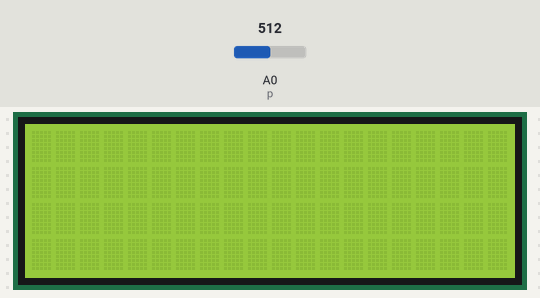
Bench run of a sketch on a simulated Arduino Uno, built with avr-gcc and run on an emulated ATmega328P. On the bench: 20×4 character LCD. Inputs (shaded band) come from the test bench; at power-on: A0 (p) = 512. What the sketch prints to the serial monitor is not drawn.

Above: at 1.2 s.
1.3 s: A0 (p) set to 486
At 2.5 s:
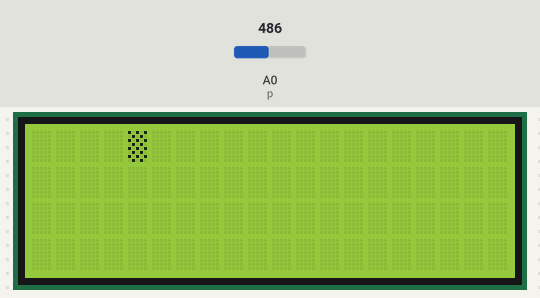
2.8 s: A0 (p) set to 412
4.3 s: A0 (p) set to 390
At 5.1 s:
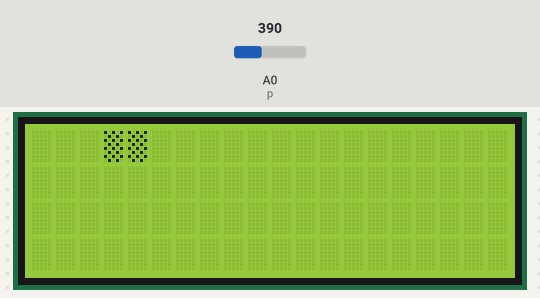
5.8 s: A0 (p) set to 310
7.3 s: A0 (p) set to 289
At 8.5 s:
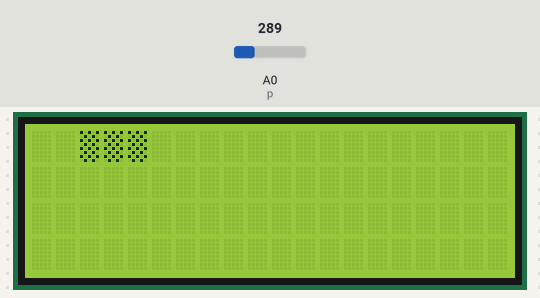
8.8 s: A0 (p) set to 90
At 10.3 s:
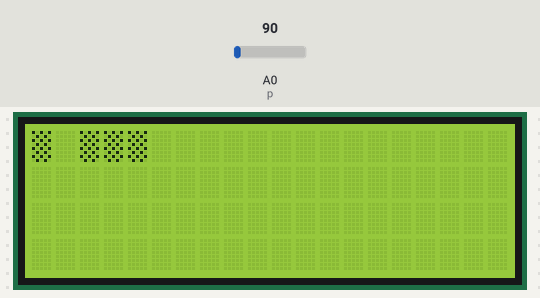
Timing chart, 0 to 11.3 s (numbered marks = the images above; inputs shaded):
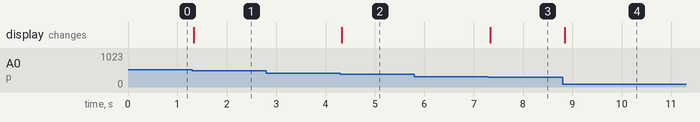

The sketch:

3C_peremeniirizistor_3.ino
```cpp
#include <Wire.h>
#include <LiquidCrystal_I2C.h>
LiquidCrystal_I2C lcd(0x27, 20, 4);

int p = A0;
byte custom_cursor[] = {
  B10101,
  B01010,
  B10101,
  B01010,
  B10101,
  B01010,
  B10101,
  B01010
};

void setup() {
  Serial.begin(9600);
  pinMode(p, INPUT);
  lcd.init();
  lcd.backlight();
  lcd.createChar(0, custom_cursor);
}
void loop() {
  int p_state = analogRead(p);

  Serial.println("peremanii rezistor - " + (String) p_state);

  if (p_state >= 0 && p_state <= 100) {
    lcd.setCursor(0, 0);
    lcd.write(0);
  }
  if (p_state >= 101 && p_state <= 200) {
    lcd.setCursor(1, 0);
    lcd.write(0);
  }
  if (p_state >= 201 && p_state <= 300) {
    lcd.setCursor(2, 0);
    lcd.write(0);
  }
  if (p_state >= 301 && p_state <= 400) {
    lcd.setCursor(3, 0);
    lcd.write(0);
  }
  if (p_state >= 401 && p_state <= 500) {
    lcd.setCursor(4, 0);
    lcd.write(0);
  }
}
```

Measured:
- the behaviour switches between 501 and 500 on A0 (p) (found by bisection; images 0 and 1)
- the behaviour switches between 401 and 400 on A0 (p) (found by bisection; images 1 and 2)
- the behaviour switches between 301 and 300 on A0 (p) (found by bisection; images 2 and 3)
- after the input at 1.3 s, the display: changes at once (image 1)
- after the input at 2.8 s, every drawn part: stays the same
- after the input at 4.3 s, the display: changes at once (image 2)
- after the input at 5.8 s, every drawn part: stays the same
- after the input at 7.3 s, the display: changes at once (image 3)
- after the input at 8.8 s, the display: changes after 0.05 s (image 4)
